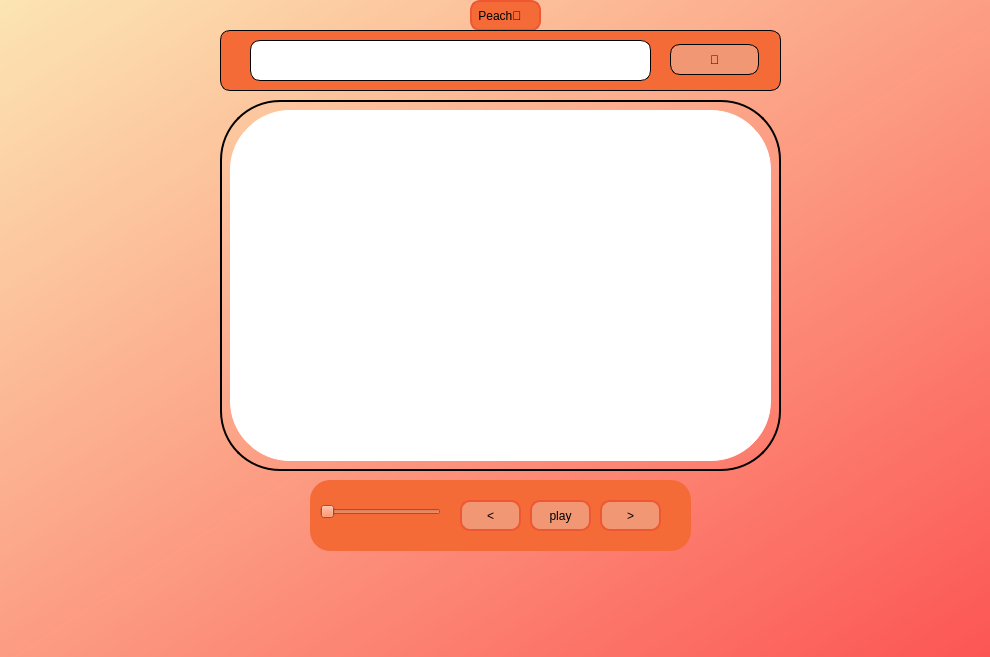
<?xml version="1.0" encoding="UTF-8"?>
<ui version="4.0">
 <class>Form</class>
 <widget class="QWidget" name="Form">
  <property name="enabled">
   <bool>true</bool>
  </property>
  <property name="geometry">
   <rect>
    <x>0</x>
    <y>0</y>
    <width>990</width>
    <height>657</height>
   </rect>
  </property>
  <property name="windowTitle">
   <string>Form</string>
  </property>
  <widget class="QWidget" name="widget" native="true">
   <property name="geometry">
    <rect>
     <x>-150</x>
     <y>-100</y>
     <width>1321</width>
     <height>1001</height>
    </rect>
   </property>
   <widget class="QWidget" name="widget_2" native="true">
    <property name="geometry">
     <rect>
      <x>140</x>
      <y>90</y>
      <width>1051</width>
      <height>681</height>
     </rect>
    </property>
    <property name="styleSheet">
     <string notr="true">background-color:  	rgb(250,146,77);

background-color: qlineargradient(spread:pad, x1:0, y1:0, x2:1, y2:1, stop:0 rgba(255, 229, 167, 208), stop:1 rgba(255, 37, 37, 201));



</string>
    </property>
    <widget class="QLabel" name="label">
     <property name="geometry">
      <rect>
       <x>480</x>
       <y>10</y>
       <width>71</width>
       <height>31</height>
      </rect>
     </property>
     <property name="styleSheet">
      <string notr="true">QLabel{
background-color: rgba(244,107,56);
border-radius: 10px;
border: 2px solid rgb(239,87,51);
}</string>
     </property>
     <property name="text">
      <string> Peach🍑</string>
     </property>
     <property name="textFormat">
      <enum>Qt::MarkdownText</enum>
     </property>
    </widget>
    <widget class="QWidget" name="widget_4" native="true">
     <property name="geometry">
      <rect>
       <x>320</x>
       <y>490</y>
       <width>381</width>
       <height>71</height>
      </rect>
     </property>
     <property name="styleSheet">
      <string notr="true">
background-color:  	rgb(244,107,56);
border-radius: 20px;

</string>
     </property>
     <widget class="QSlider" name="horizontalSlider">
      <property name="geometry">
       <rect>
        <x>10</x>
        <y>22</y>
        <width>121</width>
        <height>20</height>
       </rect>
      </property>
      <property name="styleSheet">
       <string notr="true">
border-radius: 10px;</string>
      </property>
      <property name="orientation">
       <enum>Qt::Horizontal</enum>
      </property>
     </widget>
    </widget>
    <widget class="QPushButton" name="pushbutton_next">
     <property name="geometry">
      <rect>
       <x>610</x>
       <y>510</y>
       <width>61</width>
       <height>31</height>
      </rect>
     </property>
     <property name="styleSheet">
      <string notr="true">QPushButton{
background-color:  	rgb(241,151,116);
border:2px solid rgb(239,87,51);
border-radius: 10px;


}</string>
     </property>
     <property name="text">
      <string>&gt;</string>
     </property>
    </widget>
    <widget class="QPushButton" name="pushbutton_back">
     <property name="geometry">
      <rect>
       <x>470</x>
       <y>510</y>
       <width>61</width>
       <height>31</height>
      </rect>
     </property>
     <property name="styleSheet">
      <string notr="true">QPushButton{
background-color:  	rgb(241,151,116);
border:2px solid rgb(239,87,51);
border-radius: 10px;

}</string>
     </property>
     <property name="text">
      <string>&lt;</string>
     </property>
    </widget>
    <widget class="QPushButton" name="pushbutton_play">
     <property name="geometry">
      <rect>
       <x>540</x>
       <y>510</y>
       <width>61</width>
       <height>31</height>
      </rect>
     </property>
     <property name="styleSheet">
      <string notr="true">QPushButton{
background-color:  	rgb(241,151,116);
border:2px solid rgb(239,87,51);
border-radius: 10px;


}</string>
     </property>
     <property name="text">
      <string>play</string>
     </property>
     <property name="iconSize">
      <size>
       <width>16</width>
       <height>16</height>
      </size>
     </property>
    </widget>
   </widget>
   <widget class="QWidget" name="widget_5" native="true">
    <property name="geometry">
     <rect>
      <x>370</x>
      <y>200</y>
      <width>561</width>
      <height>371</height>
     </rect>
    </property>
    <property name="styleSheet">
     <string notr="true">border: 2px solid rgb(0,0,0);
border-radius: 60px;</string>
    </property>
    <widget class="QListWidget" name="listWidget">
     <property name="geometry">
      <rect>
       <x>10</x>
       <y>10</y>
       <width>541</width>
       <height>351</height>
      </rect>
     </property>
     <property name="styleSheet">
      <string notr="true">QListWidget{
border: 1px solid rgb(255,255,255);
background-color:  	rgb(255,255,255);
border-radius: 60px;

}
</string>
     </property>
    </widget>
   </widget>
   <widget class="QWidget" name="widget_6" native="true">
    <property name="geometry">
     <rect>
      <x>370</x>
      <y>130</y>
      <width>561</width>
      <height>61</height>
     </rect>
    </property>
    <property name="styleSheet">
     <string notr="true">border:1px solid rgb(0,0,0);
border-radius: 10px;
background-color:  	rgb(244,107,56);</string>
    </property>
    <widget class="QLineEdit" name="lineEdit">
     <property name="geometry">
      <rect>
       <x>30</x>
       <y>10</y>
       <width>401</width>
       <height>41</height>
      </rect>
     </property>
     <property name="styleSheet">
      <string notr="true">background-color: rgba(255,255,255);</string>
     </property>
    </widget>
    <widget class="QPushButton" name="pushButton">
     <property name="geometry">
      <rect>
       <x>450</x>
       <y>14</y>
       <width>89</width>
       <height>31</height>
      </rect>
     </property>
     <property name="font">
      <font>
       <weight>75</weight>
       <bold>true</bold>
      </font>
     </property>
     <property name="styleSheet">
      <string notr="true">background-color:  	rgb(241,151,116);</string>
     </property>
     <property name="text">
      <string>🍑</string>
     </property>
    </widget>
   </widget>
  </widget>
 </widget>
 <resources/>
 <connections/>
</ui>
